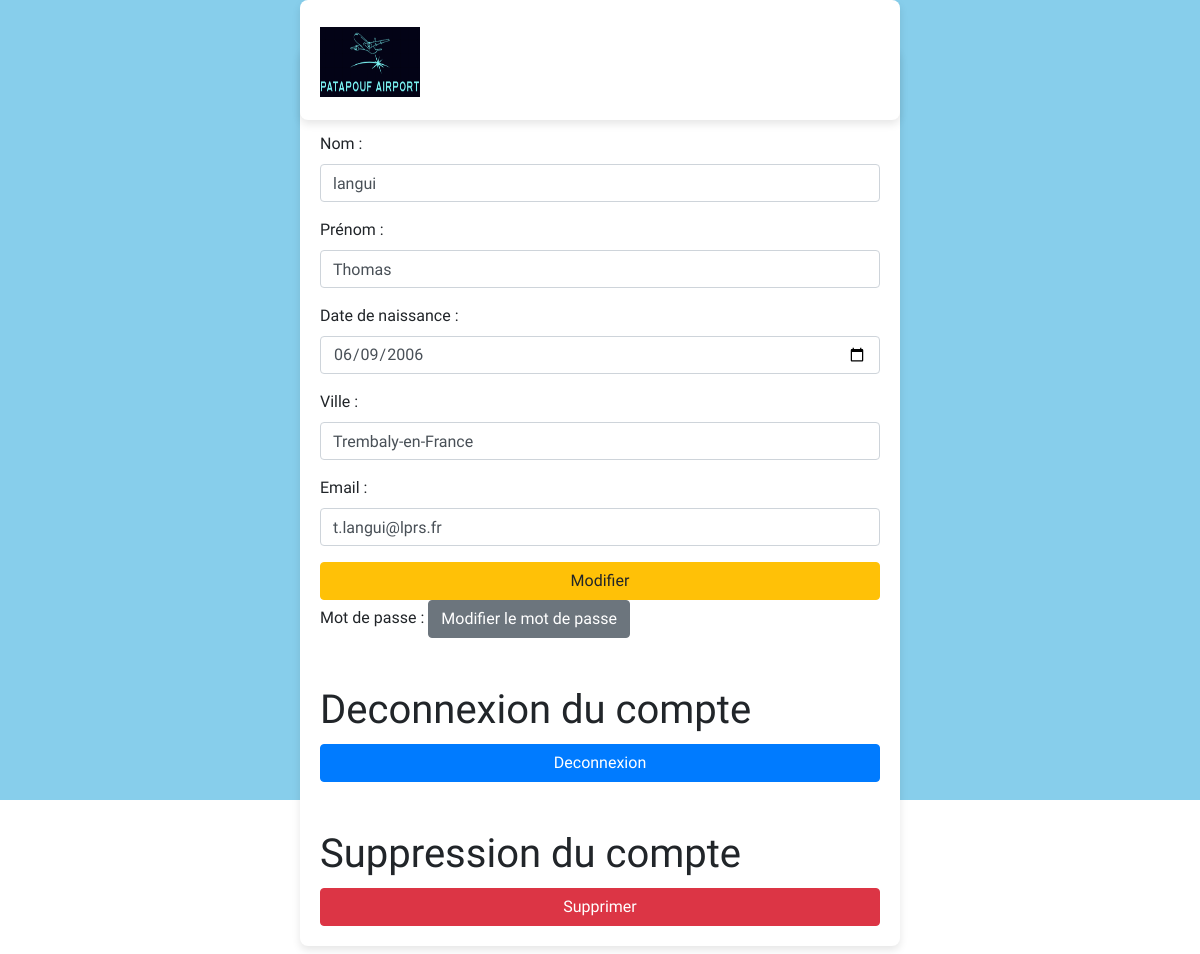
The page /vue/gestionUtilisateur.php (signed in) on the database its author committed.
### tables this page shows
CREATE TABLE IF NOT EXISTS `utilisateur` (
  `id_utilisateur` int NOT NULL AUTO_INCREMENT,
  `nom` varchar(50) NOT NULL,
  `prenom` varchar(50) NOT NULL,
  `date_de_naissance` date NOT NULL,
  `ville` varchar(50) NOT NULL,
  `email` varchar(60) NOT NULL,
  `mdp` varchar(100) NOT NULL,
  `role` varchar(11) DEFAULT 'user',
  PRIMARY KEY (`id_utilisateur`)
);

### src/modele/utilisateur.php (called while the page is built, shortened)
<?php
class Utilisateur
{
    private $idUtilisateur;
    public function hydrate(array $donnees)
    {
        foreach ($donnees as $key => $value) {
            $method = 'set' . ucfirst($key);
        }
    }
    public function getIdUtilisateur()
    {
        return $this->idUtilisateur;
    }
    public function setIdUtilisateur($idUtilisateur)
    {
        $this->idUtilisateur = $idUtilisateur;
    }
}

### src/repository/utilisateurRepo.php (called while the page is built, shortened)
<?php
class utilisateurRepo
{
    private $bdd;
    public function __construct()
    {
        $this->bdd = new BDD();
    }
    public function afficherUtilisateur(Utilisateur $user)
    {
        $affiche = "SELECT * FROM utilisateur WHERE id_utilisateur=:idUtilisateur";
        $req = $this->bdd->getBdd()->prepare($affiche);
        $req->execute(array(
            'idUtilisateur' => $user->getIdUtilisateur()));
        return $req->fetch();
    }
}

### src/bdd/bdd.php (called while the page is built)
<?php
class BDD
{
    private $bdd;
    public function __construct()
    {
        $this->bdd = new PDO('mysql:host=localhost;dbname=projetvol;charset=utf8', 'root', '');
    }
    public function getBdd()
    {
        return $this->bdd;
    }
}

### vue/gestionUtilisateur.php (the view, shortened to what this page needs)
<?php
require_once "../src/bdd/BDD.php";
require_once '../src/modele/utilisateur.php';
require_once '../src/repository/utilisateurRepo.php';
$user=new Utilisateur([
'idUtilisateur'=>$_SESSION['userConnecte']['idUtilisateur'],
]);
$repository=new utilisateurRepo();
$result=$repository->afficherUtilisateur($user);
?>
<!DOCTYPE html>
<html lang="en">
<head>
    <link rel="stylesheet" type="text/css" href="../assets/css/bootstrap.min.css">
    <link rel="stylesheet" type="text/css" href="../assets/css/font-awesome.css">
    <link rel="stylesheet" href="../assets/css/templatemo-breezed.css">
    <link rel="stylesheet" href="../assets/css/owl-carousel.css">
    <link rel="stylesheet" href="../assets/css/lightbox.css">
</head>
<body>
<header class="header-area header-sticky">
    <div class="container">
        <div class="row">
            <div class="col-12">
                <nav class="main-nav">
                    <a href="../index2.php" class="logo">
                        <img src="../assets/images/projetvol.png" height="70" width="100"/>
                    </a>
                    <ul class="nav">
                        <li class="submenu">
                            <a href="javascript:">Gestion Utilisateur</a>
                        </li>
                    </ul>
                </nav>
            </div>
        </div>
    </div>
</header>
<section id="gestion-utilisateur" class="py-5">
    <div class="container">
        <h1>Modification du compte</h1>
        <form action="../src/traitement/modifUtilisateurTraitement.php" method="post">
            <div class="mb-3">
                <label for="nom" class="form-label">Nom :</label>
                <input type="text" class="form-control" id="nom" name="nom" value="<?=$result["nom"]?>">
            </div>
            <div class="mb-3">
                <label for="prenom" class="form-label">Prénom :</label>
                <input type="text" class="form-control" id="prenom" name="prenom" value="<?=$result["prenom"]?>">
            </div>
            <div class="mb-3">
                <label for="date_de_naissance" class="form-label">Date de naissance :</label>
                <input type="date" class="form-control" id="date_de_naissance" name="date_de_naissance" value="<?=$result["date_de_naissance"]?>">
            </div>
            <div class="mb-3">
                <label for="ville" class="form-label">Ville :</label>
                <input type="text" class="form-control" id="ville" name="ville" value="<?=$result["ville"]?>">
            </div>
            <div class="mb-3">
                <label for="email" class="form-label">Email :</label>
                <input type="email" class="form-control" id="email" name="email" value="<?=$result["email"]?>">
            </div>
            <input type="submit" class="btn btn-warning" value="Modifier">
        </form>
        <div class="mb-3">
            <label for="mdp" class="form-label">Mot de passe :</label>
            <a href="modifMdp.php" role="button" class="btn btn-secondary">Modifier le mot de passe</a>
        </div>
        <h1 class="mt-5">Deconnexion du compte</h1>
        <form action="../src/traitement/deconnexionUtilisateurTraitement.php" method="post">
            <input type="submit" class="btn btn-primary" value="Deconnexion" name="deconnexion">
        </form>
        <h1 class="mt-5">Suppression du compte</h1>
        <button type="button" class="btn btn-danger" data-bs-toggle="modal" data-bs-target="#confirmModal">
            Supprimer
        </button>
    </div>
</section>
</body>
</html>

### assets/css/templatemo-breezed.css (style rules this page uses)
html, body, div, span, applet, object, iframe, h1, h2, h3, h4, h5, h6, p, blockquote, div pre, a, abbr, acronym, address, big, cite, code, del, dfn, em, font, img, ins, kbd, q, s, samp, small, strike, strong, sub, sup, tt, var, b, u, i, center, dl, dt, dd, ol, ul, li, figure, header, nav, section, article, aside, footer, figcaption { margin: 0; padding: 0; border: 0; outline: 0; }
ul, li { padding: 0; margin: 0; list-style: none; }
header, nav, section, article, aside, footer, hgroup { display: block; }
* { box-sizing: border-box; }
html, body { font-family: 'Raleway', sans-serif; font-weight: 400; background-color: #fff; font-size: 16px; -ms-text-size-adjust: 100%; -webkit-font-smoothing: antialiased; -moz-osx-font-smoothing: grayscale; }
a { text-decoration: none !important; }
h1, h2, h3, h4, h5, h6 { margin-top: 0px; margin-bottom: 0px; }
ul { margin-bottom: 0px; }
html, body { background: #fff; font-family: 'Raleway', sans-serif; }
.header-area { position: absolute; top: 0px; left: 0px; right: 0px; z-index: 100; height: 100px; -webkit-transition: all .5s ease 0s; -moz-transition: all .5s ease 0s; -o-transition: all .5s ease 0s; transition: all .5s ease 0s; }
.header-area .main-nav { min-height: 80px; background: transparent; }
.header-area .main-nav .logo { line-height: 80px; color: #fff; font-size: 28px; font-weight: 700; text-transform: uppercase; letter-spacing: 2px; float: left; -webkit-transition: all 0.3s ease 0s; -moz-transition: all 0.3s ease 0s; -o-transition: all 0.3s ease 0s; transition: all 0.3s ease 0s; }
.header-area .main-nav .nav { float: right; margin-top: 27px; margin-right: 0px; background-color: transparent; -webkit-transition: all 0.3s ease 0s; -moz-transition: all 0.3s ease 0s; -o-transition: all 0.3s ease 0s; transition: all 0.3s ease 0s; position: relative; z-index: 999; }
.header-area .main-nav .nav li { padding-left: 20px; padding-right: 20px; }
.header-area .main-nav .nav li a { display: block; font-weight: 500; font-size: 13px; color: #7a7a7a; text-transform: uppercase; -webkit-transition: all 0.3s ease 0s; -moz-transition: all 0.3s ease 0s; -o-transition: all 0.3s ease 0s; transition: all 0.3s ease 0s; height: 40px; line-height: 40px; border: transparent; letter-spacing: 1px; }
.header-area .main-nav .nav li a { color: #fff; }
.header-area .main-nav .nav li.submenu { position: relative; padding-right: 35px; }
.header-area .main-nav .nav li.submenu:after { font-family: FontAwesome; content: "\f107"; font-size: 12px; color: #fff; position: absolute; right: 18px; top: 12px; }
.header-area.header-sticky { min-height: 80px; }
.header-area.header-sticky .nav { margin-top: 20px !important; }
@media (max-width: 1200px) { .header-area .main-nav .nav li { padding-left: 12px; padding-right: 12px; } }
@media (max-width: 1200px) { .header-area .main-nav:before { display: none; } }
@media (min-width: 767px) { .header-area .main-nav .nav { display: flex !important; } }
*, *:before, *:after { -webkit-box-sizing: border-box; box-sizing: border-box; -webkit-font-smoothing: antialiased; -moz-osx-font-smoothing: grayscale; }

### vue/gestionUtilisateur.php (style rules this page uses)
body { background-color: #87CEEB; justify-content: center; align-items: center; height: 100vh; margin: 0; padding: 0; flex-direction: column; }
.container { max-width: 600px; background-color: white; padding: 20px; border-radius: 8px; box-shadow: 0 4px 8px rgba(0, 0, 0, 0.1); }
.btn-warning { width: 100%; }
.btn-primary, .btn-danger { width: 100%; margin-top: 10px; }

### rows shown on the page
utilisateur: nom "langui", prenom "Thomas", date_de_naissance "06/09/2006", ville "Trembaly-en-France", email "t.langui@lprs.fr"
